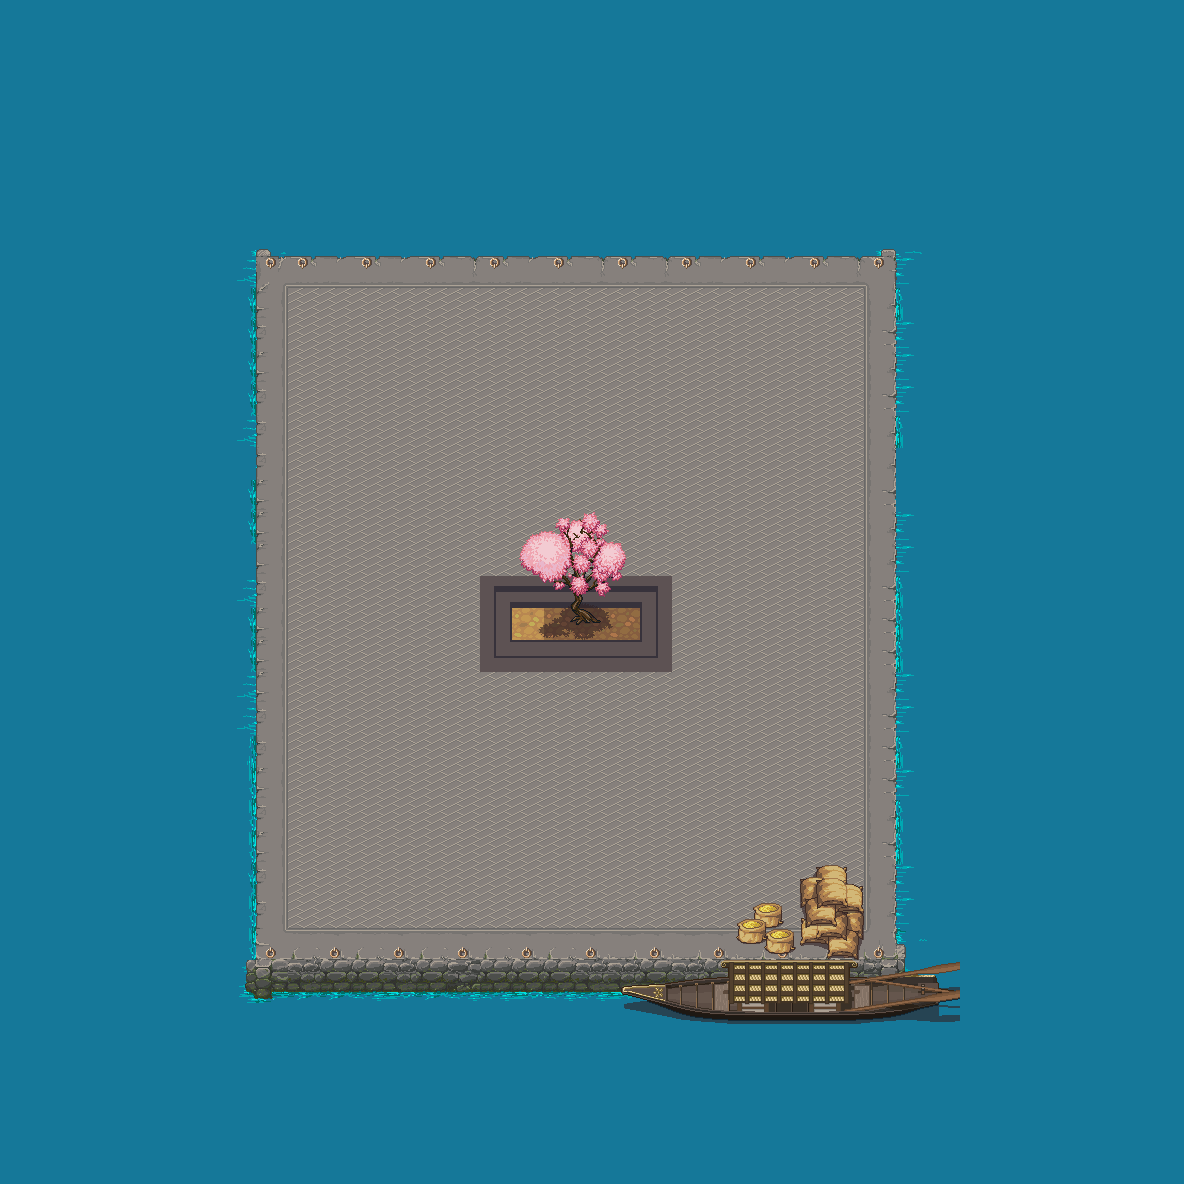

A level layout from a 2D game, rendered from its tile map. Below: a short description, then the map file with tile-grid data replaced by summaries:
An orthogonal 37x37 tile map with 32x32 px tiles, 3 tile layers (base, Tile Layer 3, Tile Layer 2), 2 tilesets and 6 objects.

<map version="1.0" orientation="orthogonal" renderorder="right-down" width="37" height="37" tilewidth="32" tileheight="32" nextobjectid="9">
 <tileset firstgid="1" name="terrain_atlas" tilewidth="32" tileheight="32" tilecount="1024" columns="32">
  <image source="terrain_atlas.png" width="1024" height="1024" />
  <terraintypes>
   <terrain name="grass" tile="118" />
   <terrain name="New Terrain" tile="-1" />
   <terrain name="dirt" tile="112" />
  </terraintypes>
  <tile id="16" terrain="2,2,2," />
  <tile id="17" terrain="2,2,,2" />
  <tile id="22" terrain="0,0,0," />
  <tile id="23" terrain="0,0,,0" />
  <tile id="48" terrain="2,,2,2" />
  <tile id="49" terrain=",2,2,2" />
  <tile id="54" terrain="0,,0,0" />
  <tile id="55" terrain=",0,0,0" />
  <tile id="79" terrain=",,,2" />
  <tile id="80" terrain=",,2,2" />
  <tile id="81" terrain=",,2," />
  <tile id="85" terrain=",,,0" />
  <tile id="86" terrain=",,0,0" />
  <tile id="87" terrain=",,0," />
  <tile id="111" terrain=",2,,2" />
  <tile id="112" terrain="2,2,2,2" />
  <tile id="113" terrain="2,,2," />
  <tile id="117" terrain=",0,,0" />
  <tile id="119" terrain="0,,0," />
  <tile id="143" terrain=",2,," />
  <tile id="144" terrain="2,2,," />
  <tile id="145" terrain="2,,," />
  <tile id="149" terrain=",0,," />
  <tile id="150" terrain="0,0,," />
  <tile id="151" terrain="0,,," />
  <tile id="175" terrain="2,2,2,2" />
  <tile id="176" terrain="2,2,2,2" />
  <tile id="177" terrain="2,2,2,2" />
  <tile id="181" terrain="0,0,0,0" />
  <tile id="182" terrain="0,0,0,0" />
  <tile id="183" terrain="0,0,0,0" />
  <tile id="213" terrain="0,0,0," />
  <tile id="214" terrain="0,0,,0" />
  <tile id="215" terrain="0,0,,0" />
  <tile id="245" terrain="0,,0,0" />
  <tile id="246" terrain=",0,0,0" />
  <tile id="247" terrain=",0,0,0" />
  <tile id="277" terrain=",,,0" />
  <tile id="278" terrain=",,0,0" />
  <tile id="279" terrain=",,0," />
  <tile id="309" terrain=",0,,0" />
  <tile id="310" terrain="0,0,0,0" />
  <tile id="311" terrain="0,,0," />
  <tile id="341" terrain=",0,," />
  <tile id="342" terrain="0,0,," />
  <tile id="343" terrain="0,,," />
 </tileset>
 <tileset firstgid="1025" name="obj_misk_atlas" tilewidth="32" tileheight="32" tilecount="1024" columns="32">
  <image source="obj_misk_atlas.png" width="1024" height="1024" />
 </tileset>
 <layer name="base" width="37" height="37">
  <data>[1369 cells, 1369 non-empty, 39 distinct tile ids]</data>
 </layer>
 <layer name="Tile Layer 3" width="37" height="37">
  <data>[1369 cells, 83 non-empty, 44 distinct tile ids]</data>
 </layer>
 <layer name="Tile Layer 2" width="37" height="37">
  <data>[1369 cells, 24 non-empty, 24 distinct tile ids]</data>
 </layer>
 <objectgroup name="Object Layer 1">
  <object id="1" x="0" y="0" width="1184" height="256" />
  <object id="2" x="896" y="256" width="288" height="928" />
  <object id="3" x="256" y="960" width="640" height="224" />
  <object id="4" x="0" y="256" width="256" height="928" />
  <object id="5" x="800" y="864" width="64" height="96" />
  <object id="8" x="736" y="896" width="64" height="64" />
 </objectgroup>
</map>
